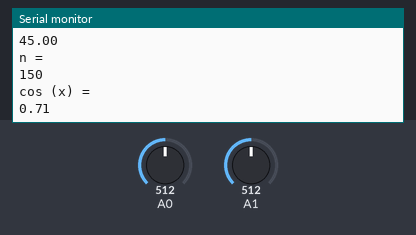
The sketch below on a simulated Arduino Uno, built with avr-gcc and run on an emulated ATmega328P. Parts: the last lines printed to the serial monitor. Inputs (shaded band) come from the test bench; at power-on: A1 = 512, A0 = 512.

Above: at 2.7 s.
2.8 s: A1 set to 636
At 3.16 s:
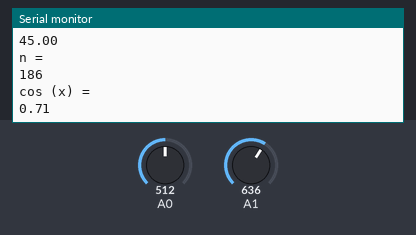
4.3 s: A1 set to 648
At 4.81 s:
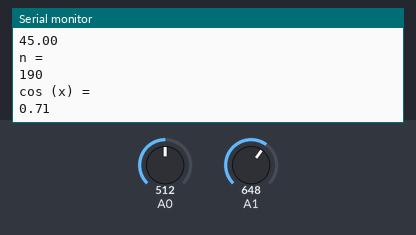
Timing chart, 0 to 7.3 s (numbered marks = the images above; inputs shaded):
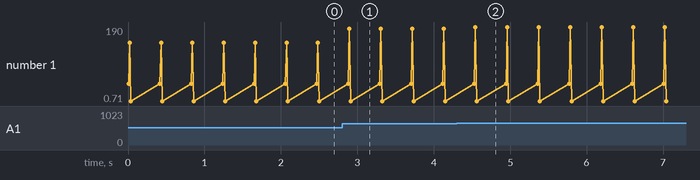

Measured:
- after the input at 2.8 s, the serial monitor: prints a new line after 0.10 s (image 1)
- after the input at 4.3 s, the serial monitor: prints a new line after 0.25 s (image 2)

The sketch:

cos_x_.ino
```cpp
#define PI 3.14159

void setup()
{
  Serial.begin(9600);
}


void loop()
{
  int i,n;
  float x,sum,t;

  //Serial.print("give x in degree :\n ");
  x=analogRead(A0);
  x=map(x,0,1023,0,90);
  Serial.println("\nx = ");
  Serial.print(x);
  x=(PI*x)/180.0;

  //Serial.print("give number of terms n : ");
  n=analogRead(A1);
  n=map(n,0,1023,0,300);
  Serial.println("\nn =  ");
  Serial.print(n);
  sum=1.0;
  t=1.0;

  for(i=1;i<=(n-1);i++)
  {
    t=-t*x*x/((2*i-1)*2*i);
    sum+=t;

  }

  Serial.println("\ncos (x) =  ");
  Serial.print(sum);
  delay(400);
}


//////////////output
/*x =
45.00
n =
300
cos (x) =
0.71*/
```
